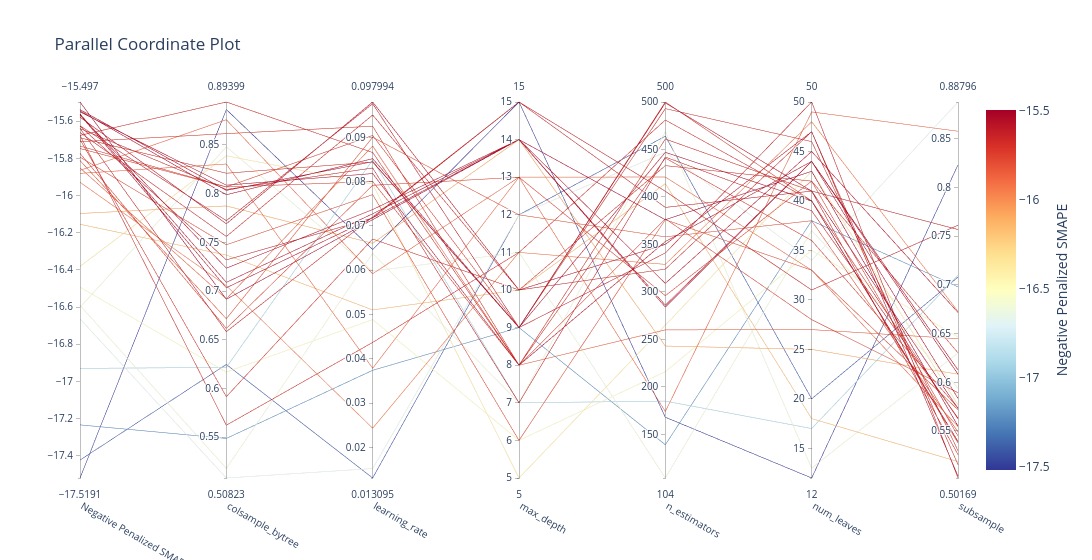

Write notebook code for a chart like this one.
### Markdown cell above
## 4.4 Quick Demo for Regressor Tuning

### Code cell
from sklearn.datasets import (
    fetch_california_housing
)
california = fetch_california_housing()
X_housing = pd.DataFrame(california.data, columns=california.feature_names)
X_housing = PreProcessor.mlflow_input_prep(X_housing)

y_housing = california.target
X_train_full_housing, X_test_housing, y_train_full_housing, y_test_housing = train_test_split(X_housing, y_housing, test_size=0.2, random_state=42)
# Define the hyperparameter search ranges
lgb_param_ranges = {
    'learning_rate': (0.01, 0.1),  
    'n_estimators': (100, 500),   
    'num_leaves': (10, 50),
    'max_depth': (5, 15),
    'colsample_bytree': (0.5, 0.9),
    'subsample': (0.5, 0.9)
}
# tune the regressor
best_lgb_rgs = MLPipeline.tune(X_train_full_housing, y_train_full_housing, 
                          algorithm=lgb.LGBMRegressor, 
                          preprocessor=PreProcessor(),
                          param_ranges=lgb_param_ranges,  
                          tune_metric= "smape",
                          beta=1,
                          max_evals=100,
                          early_stopping=20,  
                          verbose=-1,
                          cv=3,
                          cv_variance_penalty=0.3,
                          show_progress_bar=False,  # Avoid optional notebook widgets
                          log_best_model=False)

### Figure 1 — Plotly figure (JSON) as saved in the notebook; plotly's stock layout.template omitted (floating-point values rounded to 4 significant figures)
{"data": [{"dimensions": [{"label": "Negative Penalized SMAPE", "range": [-17.52, -15.5], "values": [-15.68, -16.66, -16.93, -16.49, -16.15, -17.52, -17.23, -17.42, -15.86, -16.59, -15.66, -15.58, -15.62, -15.55, -16.38, -15.75, -15.85, -15.5, -15.64, -15.56, -15.88, -15.57, -15.57, -15.81, -16.1, -15.77, -16.6, -15.63, -15.93, -15.54, -15.54, -15.73, -15.64, -15.71, -15.69, -15.79, -15.68, -15.7]}, {"label": "colsample_bytree", "range": [0.5082, 0.894], "values": [0.5624, 0.5082, 0.6217, 0.6169, 0.737, 0.8863, 0.5488, 0.6247, 0.8758, 0.5181, 0.756, 0.769, 0.7723, 0.8087, 0.8388, 0.8068, 0.692, 0.6916, 0.6584, 0.7089, 0.8304, 0.7034, 0.7235, 0.6716, 0.7874, 0.6617, 0.848, 0.732, 0.7056, 0.7988, 0.8033, 0.8069, 0.8042, 0.8615, 0.8209, 0.7475, 0.894, 0.5917]}, {"label": "learning_rate", "range": [0.01309, 0.09799], "values": [0.04371, 0.01523, 0.08492, 0.04888, 0.05105, 0.06468, 0.03742, 0.01309, 0.0592, 0.06381, 0.09506, 0.09799, 0.09761, 0.08183, 0.07947, 0.08002, 0.08805, 0.07143, 0.07203, 0.07275, 0.03787, 0.07185, 0.07371, 0.09004, 0.06609, 0.07919, 0.05981, 0.0718, 0.02433, 0.0852, 0.08451, 0.09044, 0.0831, 0.09252, 0.08444, 0.07707, 0.08659, 0.06705]}, {"label": "max_depth", "range": [5, 15], "values": [11, 12, 7, 6, 10, 15, 9, 12, 13, 7, 10, 10, 9, 8, 5, 8, 8, 14, 15, 14, 13, 14, 14, 12, 14, 13, 11, 15, 11, 9, 9, 9, 7, 8, 9, 6, 8, 10]}, {"label": "n_estimators", "range": [104, 500], "values": [481, 447, 185, 216, 414, 168, 139, 464, 174, 469, 324, 350, 341, 353, 265, 377, 260, 376, 389, 284, 421, 286, 309, 358, 243, 296, 104, 406, 329, 499, 447, 500, 442, 441, 493, 376, 461, 433]}, {"label": "num_leaves", "range": [12, 50], "values": [40, 34, 17, 35, 18, 12, 38, 20, 49, 13, 47, 47, 50, 44, 43, 28, 27, 43, 41, 44, 33, 44, 45, 38, 25, 42, 37, 31, 48, 41, 40, 40, 39, 36, 46, 33, 41, 42]}, {"label": "subsample", "range": [0.5017, 0.888], "values": [0.5624, 0.888, 0.7099, 0.6465, 0.5186, 0.8234, 0.6981, 0.708, 0.8579, 0.6301, 0.5155, 0.5037, 0.5017, 0.5835, 0.5768, 0.5894, 0.6448, 0.555, 0.7569, 0.6084, 0.5546, 0.6127, 0.6718, 0.549, 0.6083, 0.5447, 0.594, 0.7614, 0.6728, 0.5731, 0.5393, 0.5378, 0.5632, 0.5737, 0.5296, 0.5718, 0.5258, 0.6303]}], "labelangle": 30, "labelside": "bottom", "line": {"color": [-15.68, -16.66, -16.93, -16.49, -16.15, -17.52, -17.23, -17.42, -15.86, -16.59, -15.66, -15.58, -15.62, -15.55, -16.38, -15.75, -15.85, -15.5, -15.64, -15.56, -15.88, -15.57, -15.57, -15.81, -16.1, -15.77, -16.6, -15.63, -15.93, -15.54, -15.54, -15.73, -15.64, -15.71, -15.69, -15.79, -15.68, -15.7], "colorbar": {"title": {"side": "right", "text": "Negative Penalized SMAPE"}}, "colorscale": [[0, "rgb(165,0,38)"], [0.1, "rgb(215,48,39)"], [0.2, "rgb(244,109,67)"], [0.3, "rgb(253,174,97)"], [0.4, "rgb(254,224,144)"], [0.5, "rgb(255,255,191)"], [0.6, "rgb(224,243,248)"], [0.7, "rgb(171,217,233)"], [0.8, "rgb(116,173,209)"], [0.9, "rgb(69,117,180)"], [1, "rgb(49,54,149)"]], "reversescale": true, "showscale": true}, "type": "parcoords"}], "layout": {"title": {"text": "Parallel Coordinate Plot"}, "width": 1200}}
